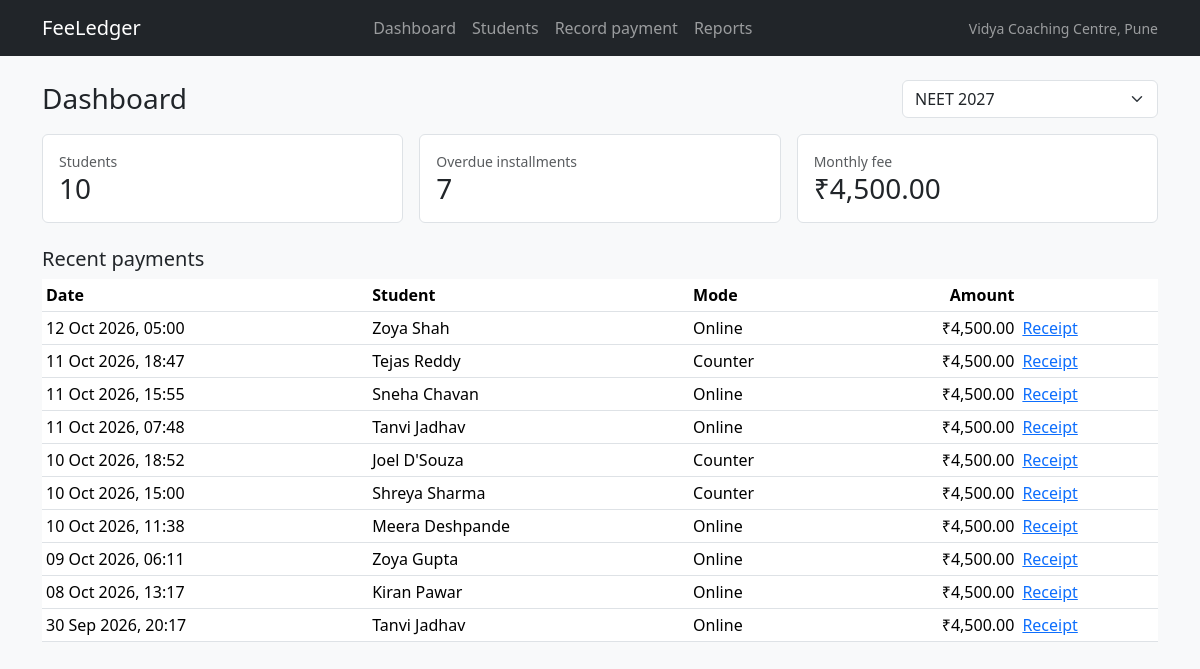
The page / on the database its author committed.
### tables this page shows
CREATE TABLE batches (
  id INT UNSIGNED NOT NULL AUTO_INCREMENT PRIMARY KEY,
  name VARCHAR(100) NOT NULL,
  start_date DATE NOT NULL,
  monthly_fee DECIMAL(10,2) NOT NULL,
  installments TINYINT UNSIGNED NOT NULL,
  status ENUM('active','paused') NOT NULL DEFAULT 'active'
);

CREATE TABLE payments (
  id INT UNSIGNED NOT NULL AUTO_INCREMENT PRIMARY KEY,
  student_id INT UNSIGNED NOT NULL,
  batch_id INT UNSIGNED NOT NULL,
  amount DECIMAL(10,2) NOT NULL,
  mode ENUM('counter','online') NOT NULL,
  status ENUM('captured','pending','failed') NOT NULL DEFAULT 'captured',
  gateway_ref VARCHAR(40) NULL,
  remarks VARCHAR(255) NULL,
  paid_at DATETIME NOT NULL,
  KEY idx_payments_student (student_id),
  KEY idx_payments_batch_paid (batch_id, paid_at),
  KEY idx_payments_paid (paid_at),
  CONSTRAINT fk_payments_student FOREIGN KEY (student_id) REFERENCES students (id)
);

### application/core/MY_Controller.php (called while the page is built, shortened)
<?php
class MY_Controller extends CI_Controller {
	public function __construct()
	{
		$this->load->model(array('batch_model', 'student_model', 'installment_model', 'payment_model'));
	}
	protected function render($view, array $data = array())
	{
		$data['content'] = $this->load->view($view, $data, TRUE);
		$data['centre_name'] = $this->config->item('centre_name');
		$this->load->view('layout', $data);
	}
}

### application/controllers/Dashboard.php (called while the page is built, shortened)
<?php
class Dashboard extends MY_Controller {
	public function index()
	{
		$batches = $this->batch_model->all();
		$batch_id = (int) $this->input->get('batch');
		if ( ! $batch_id && $batches)
		{
			$batch_id = (int) $batches[0]->id;
		}
		$batch = $this->batch_model->get($batch_id);
		$students = $this->student_model->count_in_batch($batch_id);
		$overdue = $this->installment_model->overdue_count($batch_id);
		$recent = $this->payment_model->recent($batch_id);
		$names = $this->student_model->names(array_column($recent, 'student_id'));
		$this->render('dashboard/index', array(
			'title'    => 'Dashboard',
			'batches'  => $batches,
			'batch'    => $batch,
			'students' => $students,
			'overdue'  => $overdue,
			'recent'   => $recent,
			'names'    => $names,
		));
	}
}

### index.php (called while the page is built, shortened)
<?php
require_once BASEPATH.'core/CodeIgniter.php';

### application/models/Batch_model.php (called while the page is built, shortened)
<?php
class Batch_model extends CI_Model {
	public function all()
	{
		return $this->db->query('SELECT * FROM batches ORDER BY start_date')->result();
	}
	public function get($id)
	{
		return $this->db->get_where('batches', array('id' => (int) $id))->row();
	}
}

### application/models/Student_model.php (called while the page is built, shortened)
<?php
class Student_model extends CI_Model {
	public function names(array $ids)
	{
		$rows = $this->db->select('id, name')->where_in('id', array_map('intval', $ids))->get('students')->result();
		return array_column($rows, 'name', 'id');
	}
	public function count_in_batch($batch_id)
	{
		return $this->db->where('batch_id', (int) $batch_id)->count_all_results('students');
	}
}

### application/models/Installment_model.php (called while the page is built, shortened)
<?php
class Installment_model extends CI_Model {
	protected $paused_batch_ids = array();
	public function __construct()
	{
		$rows = $this->db->select('id')->where('status', 'paused')->get('batches')->result_array();
		$this->paused_batch_ids = array_map('intval', array_column($rows, 'id'));
	}
	public function overdue_count($batch_id)
	{
		$this->db->where('batch_id', $batch_id)->where('status', 'pending');
		return $this->db->where('due_date <', date('Y-m-d'))->count_all_results('installments');
	}
	public function is_paused($batch_id)
	{
		return in_array((int) $batch_id, $this->paused_batch_ids, TRUE);
	}
}

### application/helpers/legacy_helper.php (called while the page is built, shortened)
<?php
if ( ! function_exists('format_inr'))
{
	function format_inr($amount)
	{
		$amount = (float) $amount;
		$negative = $amount < 0;
		$parts = explode('.', number_format(abs($amount), 2, '.', ''));
		$whole = $parts[0];
		$last3 = substr($whole, -3);
		$rest = substr($whole, 0, -3);
		if ($rest !== '' && $rest !== FALSE)
		{
			$rest = preg_replace('/\B(?=(\d{2})+(?!\d))/', ',', $rest);
			$whole = $rest . ',' . $last3;
		}
		return ($negative ? '-' : '') . '₹' . $whole . '.' . $parts[1];
	}
}

### application/models/Payment_model.php (called while the page is built, shortened)
<?php
class Payment_model extends CI_Model {
	public function recent($batch_id, $limit = 10)
	{
		return $this->db->where('batch_id', (int) $batch_id)
			->where('status', 'captured')
			->order_by('paid_at', 'DESC')
			->get('payments', $limit)
			->result();
	}
}

### application/views/dashboard/index.php (the view, shortened to what this page needs)
<div class="d-flex justify-content-between align-items-center mb-3">
	<h1 class="h3 mb-0">Dashboard</h1>
	<form method="get" action="<?php echo site_url('dashboard'); ?>">
		<select class="form-select" name="batch" onchange="this.form.submit()">
		<?php foreach ($batches as $b): ?>
			<option value="<?php echo (int) $b->id; ?>" <?php echo (int) $b->id === (int) $batch->id ? 'selected' : ''; ?>><?php echo html_escape($b->name); ?><?php echo $b->status === 'paused' ? ' (paused)' : ''; ?></option>
		<?php endforeach; ?>
		</select>
	</form>
</div>
<div class="row g-3 mb-4">
	<div class="col-md-4"><div class="bg-white border rounded p-3"><div class="text-muted small">Students</div><div class="h3 mb-0"><?php echo (int) $students; ?></div></div></div>
	<div class="col-md-4"><div class="bg-white border rounded p-3"><div class="text-muted small">Overdue installments</div><div class="h3 mb-0" data-overdue="<?php echo (int) $overdue; ?>"><?php echo (int) $overdue; ?></div></div></div>
	<div class="col-md-4"><div class="bg-white border rounded p-3"><div class="text-muted small">Monthly fee</div><div class="h3 mb-0"><?php echo format_inr($batch->monthly_fee); ?></div></div></div>
</div>
<h2 class="h5">Recent payments</h2>
<?php if (empty($recent)): ?>
	<p class="text-muted">No recent payments.</p>
<?php else: ?>
	<table class="table table-sm bg-white">
		<thead><tr><th>Date</th><th>Student</th><th>Mode</th><th class="text-end">Amount</th><th></th></tr></thead>
		<tbody>
		<?php foreach ($recent as $p): ?>
			<tr data-payment-row data-paid-at="<?php echo html_escape($p->paid_at); ?>">
				<td><?php echo date('d M Y, H:i', strtotime($p->paid_at)); ?></td>
				<td><?php echo html_escape(isset($names[$p->student_id]) ? $names[$p->student_id] : ''); ?></td>
				<td><?php echo html_escape(ucfirst($p->mode)); ?></td>
				<td class="text-end"><?php echo format_inr($p->amount); ?></td>
				<td><a href="<?php echo site_url('payments/receipt/' . $p->id); ?>">Receipt</a></td>
			</tr>
		<?php endforeach; ?>
		</tbody>
	</table>
<?php endif; ?>

### application/views/layout.php (shortened to what this page needs)
<!doctype html>
<html lang="en">
<head>
	<link href="https://cdn.jsdelivr.net/npm/bootstrap@5.3.3/dist/css/bootstrap.min.css" rel="stylesheet">
</head>
<body class="bg-light">
<nav class="navbar navbar-expand navbar-dark bg-dark mb-4">
	<div class="container">
		<a class="navbar-brand" href="<?php echo site_url('dashboard'); ?>">FeeLedger</a>
		<ul class="navbar-nav">
			<li class="nav-item"><a class="nav-link" href="<?php echo site_url('dashboard'); ?>">Dashboard</a></li>
			<li class="nav-item"><a class="nav-link" href="<?php echo site_url('students'); ?>">Students</a></li>
			<li class="nav-item"><a class="nav-link" href="<?php echo site_url('payments/create'); ?>">Record payment</a></li>
			<li class="nav-item"><a class="nav-link" href="<?php echo site_url('reports/collection'); ?>">Reports</a></li>
		</ul>
		<span class="navbar-text small"><?php echo html_escape($centre_name); ?></span>
	</div>
</nav>
<main class="container">
	<?php echo $content; ?>
</main>
</body>
</html>

### rows shown on the page
batches: monthly_fee "₹4,500.00"
payments: paid_at "12 Oct 2026, 05:00", student "Zoya Shah", mode "Online", amount "₹4,500.00"
payments: paid_at "11 Oct 2026, 18:47", student "Tejas Reddy", mode "Counter", amount "₹4,500.00"
payments: paid_at "11 Oct 2026, 15:55", student "Sneha Chavan", mode "Online", amount "₹4,500.00"
payments: paid_at "11 Oct 2026, 07:48", student "Tanvi Jadhav", mode "Online", amount "₹4,500.00"
payments: paid_at "10 Oct 2026, 18:52", student "Joel D'Souza", mode "Counter", amount "₹4,500.00"
payments: paid_at "10 Oct 2026, 15:00", student "Shreya Sharma", mode "Counter", amount "₹4,500.00"
payments: paid_at "10 Oct 2026, 11:38", student "Meera Deshpande", mode "Online", amount "₹4,500.00"
payments: paid_at "09 Oct 2026, 06:11", student "Zoya Gupta", mode "Online", amount "₹4,500.00"
payments: paid_at "08 Oct 2026, 13:17", student "Kiran Pawar", mode "Online", amount "₹4,500.00"
payments: paid_at "30 Sep 2026, 20:17", student "Tanvi Jadhav", mode "Online", amount "₹4,500.00"

### other values the page prints
$centre_name "Vidya Coaching Centre, Pune"
$students "10"
$overdue "7"
form field batch "NEET 2027"
